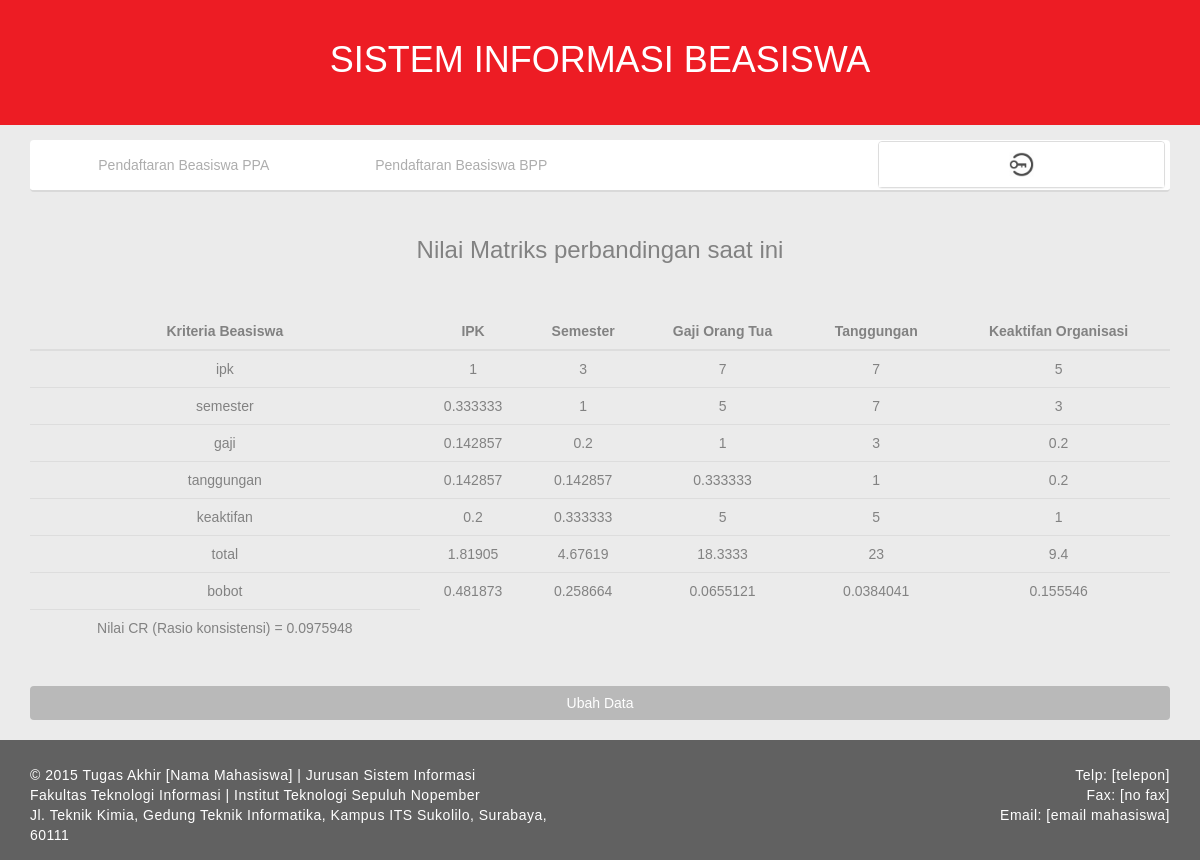
/index.php/admin/matriks_ahp, run on the app's committed database.
### tables this page shows
CREATE TABLE `matriks_ahp` (
  `id` varchar(255) DEFAULT NULL,
  `ipk` float DEFAULT NULL,
  `semester` float DEFAULT NULL,
  `gaji` float DEFAULT NULL,
  `tanggungan` float DEFAULT NULL,
  `keaktifan` float DEFAULT NULL
);

### application/controllers/admin.php (called while the page is built, shortened)
<?php if ( ! defined('BASEPATH')) exit('No direct script access allowed');
class Admin extends CI_Controller {
	public function __construct()
	{
		$this->load->library('session');
	}
	public function matriks_ahp()
	{
		$this->load->database('beasiswa');
		$this->load->model('Beasiswa_models','bea');
		$this->load->view('layout/header',array('display'=>'setting_matriks'));
		$this->load->view('admin/matriks_ahp',array('data'=>$this->bea->nilai_matriks('full')));
		$this->load->view('layout/footer');
	}
}

### index.php (called while the page is built, shortened)
<?php
require_once BASEPATH.'core/CodeIgniter.php';

### application/models/Beasiswa_models.php (called while the page is built, shortened)
<?php
class Beasiswa_models extends CI_Model {
   public function nilai_matriks($par)
   {
      $count=1;
      $sql = $this->db->get_where('matriks_ahp');
      foreach ($sql->result() as $row) {
            $kriteria[$count++]=array('kriteria'=>$row->id,'ipk'=>$row->ipk,'semester'=>$row->semester,'gaji'=>$row->gaji,'tanggungan'=>$row->tanggungan,'keaktifan'=>$row->keaktifan);
      }
      return $kriteria;
   }
}
?>

### application/views/admin/matriks_ahp.php (the view)
<div class="col-md-12" style="background:none;text-align:center;">
	<h3>Nilai Matriks perbandingan saat ini</h3><br><br>
	<table class="table" style="text-align:center;">
		<thead>
			<tr>
				<th style="text-align:center;">Kriteria Beasiswa</th>
				<th style="text-align:center;">IPK</th>
				<th style="text-align:center;">Semester</th>
				<th style="text-align:center;">Gaji Orang Tua</th>
				<th style="text-align:center;">Tanggungan</th>
				<th style="text-align:center;">Keaktifan Organisasi</th>
			</tr>
		</thead>
		<tbody>
		<?php foreach ($data as $key => $value) {
			if ($value['kriteria']!='cr') {?>
			<tr>
				<td><?php echo $value['kriteria'];?></td>
				<td><?php echo $value['ipk'];?></td>
				<td><?php echo $value['semester'];?></td>
				<td><?php echo $value['gaji'];?></td>
				<td><?php echo $value['tanggungan'];?></td>
				<td><?php echo $value['keaktifan'];?></td>
			</tr>
			<?php }else{?>
			<tr>
				<td rowspan="6"><?php echo "Nilai CR (Rasio konsistensi) = ".$value['ipk']." ";?></td>
			</tr>
		<?php }}?>
		</tbody>
	</table>
	<a id="submit-btn" class="btn col-sm-12" style="color:white;background-color:#B9B9B9;margin-top:20px;" href="<?php echo base_url(); ?>admin/setting_matriks"> Ubah Data</a>
</div>

### static/css/rbtc.css (style rules this page uses)
body { background: #EBEBEB; font-family: 'Source Sans Pro', sans-serif; color: rgb(130, 130, 130); }
a { color: rgb(36, 183, 186); }

### data on the page
matriks_ahp: id "ipk", ipk "1", semester "3", gaji "7", tanggungan "7", keaktifan "5"
matriks_ahp: id "semester", ipk "0.333333", semester "1", gaji "5", tanggungan "7", keaktifan "3"
matriks_ahp: id "gaji", ipk "0.142857", semester "0.2", gaji "1", tanggungan "3", keaktifan "0.2"
matriks_ahp: id "tanggungan", ipk "0.142857", semester "0.142857", gaji "0.333333", tanggungan "1", keaktifan "0.2"
matriks_ahp: id "keaktifan", ipk "0.2", semester "0.333333", gaji "5", tanggungan "5", keaktifan "1"
matriks_ahp: id "total", ipk "1.81905", semester "4.67619", gaji "18.3333", tanggungan "23", keaktifan "9.4"
matriks_ahp: id "bobot", ipk "0.481873", semester "0.258664", gaji "0.0655121", tanggungan "0.0384041", keaktifan "0.155546"

### other printed values
$value['ipk'] "0.0975948"
